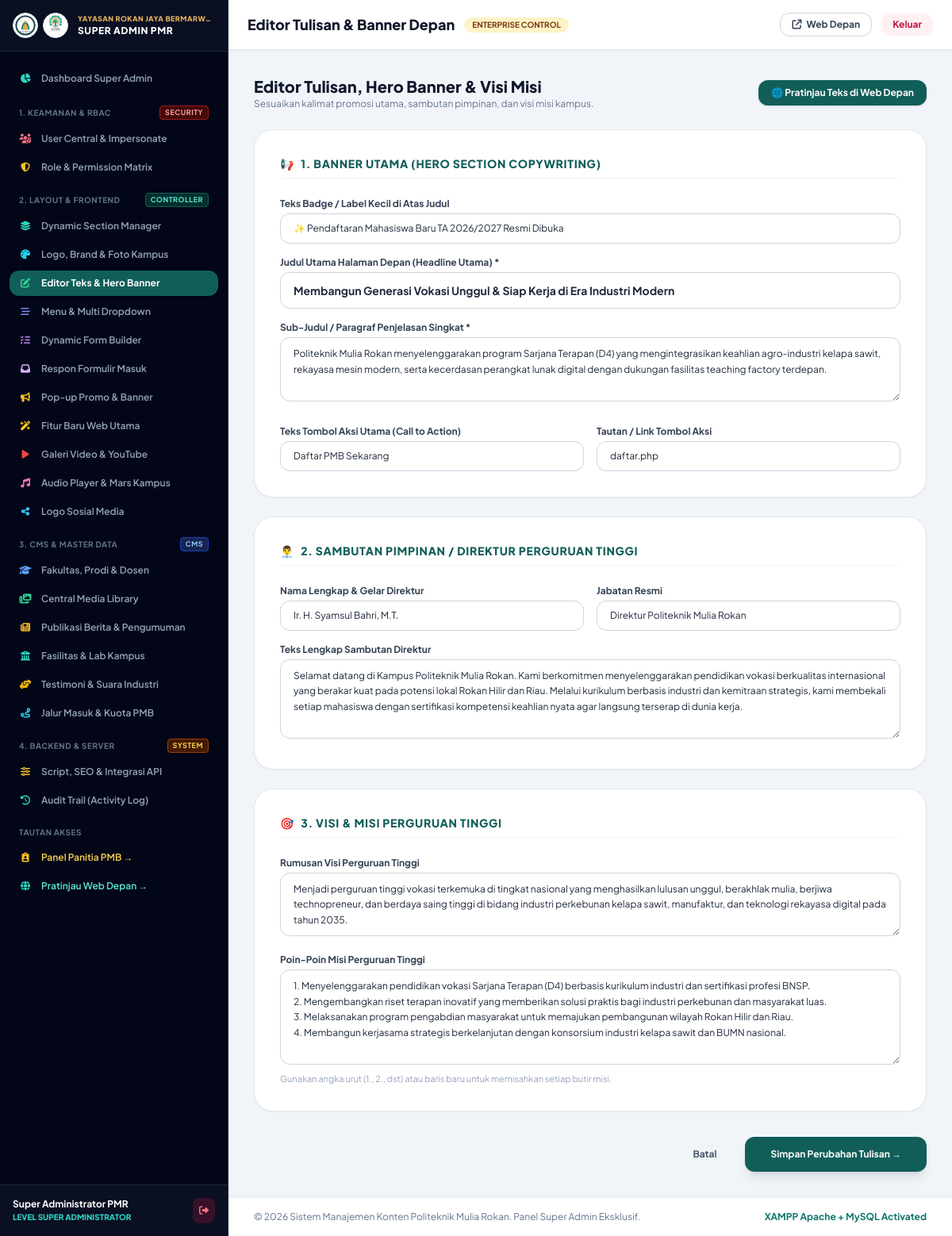
Screenshot of /super-admin/editor_tampilan.php (signed in) with the database file from the repository.
### tables this page shows
CREATE TABLE `site_settings` (
  `id` int(11) NOT NULL PRIMARY KEY DEFAULT 1,
  `nama_kampus` varchar(150) NOT NULL DEFAULT 'POLITEKNIK MULIA ROKAN',
  `sub_nama` varchar(255) NOT NULL DEFAULT 'Kampus Vokasi Industri Kelapa Sawit, Rekayasa Manufaktur & Teknologi Digital',
  `tagline` varchar(255) NOT NULL DEFAULT 'Penerimaan Mahasiswa Baru TA 2026/2027',
  `logo_url` varchar(255) NOT NULL DEFAULT 'assets/images/logo-resmi.jpg',
  `logo_yayasan_url` varchar(255) NOT NULL DEFAULT 'assets/images/logo-yayasan.svg',
  `color_primary` varchar(20) NOT NULL DEFAULT '#0f766e',
  `color_primary_dark` varchar(20) NOT NULL DEFAULT '#115e59',
  `color_accent` varchar(20) NOT NULL DEFAULT '#f59e0b',
  `color_accent_dark` varchar(20) NOT NULL DEFAULT '#d97706',
  `running_text` text DEFAULT NULL,
  `hero_badge` varchar(150) DEFAULT '✨ Penerimaan Mahasiswa Baru TA 2026/2027 Resmi Dibuka',
  `hero_title` varchar(255) DEFAULT 'Wujudkan Karir Gemilang Bersama Politeknik Mulia Rokan',
  `hero_subtitle` text DEFAULT NULL,
  `hero_cta_text` varchar(100) DEFAULT 'Daftar PMB Sekarang',
  `hero_cta_link` varchar(200) DEFAULT 'daftar.php',
  `sambutan_direktur_nama` varchar(150) DEFAULT 'Ir. H. Syamsul Bahri, M.T.',
  `sambutan_direktur_jabatan` varchar(150) DEFAULT 'Direktur Politeknik Mulia Rokan',
  `sambutan_direktur_teks` text DEFAULT NULL,
  `sambutan_direktur_foto` varchar(255) DEFAULT 'assets/images/direktur.jpg',
  `visi_teks` text DEFAULT NULL,
  `misi_teks` text DEFAULT NULL,
  `alamat` text DEFAULT NULL,
  `email` varchar(100) DEFAULT 'pmb@politeknikmuliarokan.ac.id',
  `telepon` varchar(50) DEFAULT '(0767) 21998',
  `whatsapp_helpdesk` varchar(50) DEFAULT '0812-3456-7890',
  `jam_operasional` varchar(150) DEFAULT 'Senin - Jumat: 08.00 - 16.00 WIB | Sabtu: 08.00 - 13.00 WIB',
  `google_maps_iframe` text DEFAULT NULL,
  `updated_at` timestamp NOT NULL DEFAULT CURRENT_TIMESTAMP ON UPDATE CURRENT_TIMESTAMP
);

### super-admin/editor_tampilan.php (the view, shortened to what the rows shown need)
<?php
$page_title = "Editor Tulisan & Banner Depan";
require_once __DIR__ . '/layout_top.php';
?>
<div class="max-w-5xl mx-auto space-y-6">
  <div class="flex flex-col sm:flex-row justify-between items-start sm:items-center gap-4">
    <div>
      <h2 class="text-xl font-black text-slate-900">Editor Tulisan, Hero Banner & Visi Misi</h2>
    </div>
  </div>
  <form action="editor_tampilan.php" method="POST" class="space-y-6">
    <div class="bg-white rounded-3xl border border-slate-200 shadow-sm p-6 sm:p-8 space-y-6">
      <div class="space-y-4">
        <div>
          <label class="block text-xs font-bold text-slate-700 mb-1">Teks Badge / Label Kecil di Atas Judul</label>
          <input type="text" name="hero_badge" value="<?= htmlspecialchars($site['hero_badge'] ?? ''); ?>" class="w-full px-4 py-2.5 text-xs border border-slate-300 rounded-xl focus:ring-2 focus:ring-teal-700">
        </div>
        <div>
          <label class="block text-xs font-bold text-slate-700 mb-1">Judul Utama Halaman Depan (Headline Utama) *</label>
          <input type="text" name="hero_title" value="<?= htmlspecialchars($site['hero_title'] ?? ''); ?>" required class="w-full px-4 py-3 text-sm font-bold border border-slate-300 rounded-xl focus:ring-2 focus:ring-teal-700">
        </div>
        <div>
          <label class="block text-xs font-bold text-slate-700 mb-1">Sub-Judul / Paragraf Penjelasan Singkat *</label>
          <textarea name="hero_subtitle" rows="3" required class="w-full px-4 py-2.5 text-xs leading-relaxed border border-slate-300 rounded-xl focus:ring-2 focus:ring-teal-700"><?= htmlspecialchars($site['hero_subtitle'] ?? ''); ?></textarea>
        </div>
        <div class="grid grid-cols-1 sm:grid-cols-2 gap-4 pt-2">
          <div>
            <label class="block text-xs font-bold text-slate-700 mb-1">Teks Tombol Aksi Utama (Call to Action)</label>
            <input type="text" name="hero_cta_text" value="<?= htmlspecialchars($site['hero_cta_text'] ?? 'Daftar PMB Sekarang'); ?>" class="w-full px-4 py-2.5 text-xs border border-slate-300 rounded-xl focus:ring-2 focus:ring-teal-700">
          </div>
          <div>
            <label class="block text-xs font-bold text-slate-700 mb-1">Tautan / Link Tombol Aksi</label>
            <input type="text" name="hero_cta_link" value="<?= htmlspecialchars($site['hero_cta_link'] ?? 'daftar.php'); ?>" class="w-full px-4 py-2.5 text-xs border border-slate-300 rounded-xl focus:ring-2 focus:ring-teal-700">
          </div>
        </div>
      </div>
    </div>
    <div class="bg-white rounded-3xl border border-slate-200 shadow-sm p-6 sm:p-8 space-y-6">
      <div class="grid grid-cols-1 sm:grid-cols-2 gap-4">
        <div>
          <label class="block text-xs font-bold text-slate-700 mb-1">Nama Lengkap & Gelar Direktur</label>
          <input type="text" name="sambutan_direktur_nama" value="<?= htmlspecialchars($site['sambutan_direktur_nama'] ?? ''); ?>" class="w-full px-4 py-2.5 text-xs border border-slate-300 rounded-xl focus:ring-2 focus:ring-teal-700">
        </div>
        <div>
          <label class="block text-xs font-bold text-slate-700 mb-1">Jabatan Resmi</label>
          <input type="text" name="sambutan_direktur_jabatan" value="<?= htmlspecialchars($site['sambutan_direktur_jabatan'] ?? ''); ?>" class="w-full px-4 py-2.5 text-xs border border-slate-300 rounded-xl focus:ring-2 focus:ring-teal-700">
        </div>
        <div class="sm:col-span-2">
          <label class="block text-xs font-bold text-slate-700 mb-1">Teks Lengkap Sambutan Direktur</label>
          <textarea name="sambutan_direktur_teks" rows="4" class="w-full px-4 py-2.5 text-xs leading-relaxed border border-slate-300 rounded-xl focus:ring-2 focus:ring-teal-700"><?= htmlspecialchars($site['sambutan_direktur_teks'] ?? ''); ?></textarea>
        </div>
      </div>
    </div>
    <div class="bg-white rounded-3xl border border-slate-200 shadow-sm p-6 sm:p-8 space-y-6">
      <div class="space-y-4">
        <div>
          <label class="block text-xs font-bold text-slate-700 mb-1">Rumusan Visi Perguruan Tinggi</label>
          <textarea name="visi_teks" rows="3" class="w-full px-4 py-2.5 text-xs leading-relaxed border border-slate-300 rounded-xl focus:ring-2 focus:ring-teal-700"><?= htmlspecialchars($site['visi_teks'] ?? ''); ?></textarea>
        </div>
        <div>
          <label class="block text-xs font-bold text-slate-700 mb-1">Poin-Poin Misi Perguruan Tinggi</label>
          <textarea name="misi_teks" rows="5" class="w-full px-4 py-2.5 text-xs leading-relaxed border border-slate-300 rounded-xl focus:ring-2 focus:ring-teal-700"><?= htmlspecialchars($site['misi_teks'] ?? ''); ?></textarea>
          <p class="text-[11px] text-slate-400 mt-1">Gunakan angka urut (1., 2., dst) atau baris baru untuk memisahkan setiap butir misi.</p>
        </div>
      </div>
    </div>
  </form>
</div>
<?php require_once __DIR__ . '/layout_bottom.php'; ?>

### super-admin/layout_top.php (shortened to what the rows shown need)
<?php
require_once __DIR__ . '/../config/database.php';
$site = getSiteSettings($pdo);
?>
<!DOCTYPE html>
<html lang="id">
<head>
  <script src="https://cdn.tailwindcss.com"></script>
  <link rel="stylesheet" href="../assets/css/style.css">
  <link rel="stylesheet" href="https://cdnjs.cloudflare.com/ajax/libs/font-awesome/6.5.1/css/all.min.css">
</head>
<body class="bg-slate-100 text-slate-800 flex min-h-screen">
  <aside class="w-72 bg-slate-950 text-slate-300 flex flex-col shrink-0 border-r border-slate-800 min-h-screen">
    <div class="p-4 border-b border-slate-800 flex items-center gap-3 bg-slate-900/60">
      <div class="flex items-center gap-1.5 shrink-0">
        <div class="w-8 h-8 rounded-full bg-white p-0.5 shadow-sm border border-slate-200 flex items-center justify-center overflow-hidden">
          <img src="../<?= htmlspecialchars($site['logo_yayasan_url'] ?? 'assets/images/logo-yayasan.png'); ?>" alt="Yayasan" class="w-full h-full object-contain" title="Yayasan Rokan Jaya Bermarwah">
        </div>
        <div class="w-8 h-8 rounded-full bg-white p-0.5 shadow-sm border border-slate-200 flex items-center justify-center overflow-hidden">
          <img src="../<?= htmlspecialchars($site['logo_url'] ?? 'assets/images/logo-politeknik.png'); ?>" alt="Politeknik" class="w-full h-full object-contain" title="Politeknik Mulia Rokan">
        </div>
      </div>
      <div class="overflow-hidden">
        <h2 class="text-xs font-black text-white uppercase tracking-wider truncate">SUPER ADMIN PMR</h2>
      </div>
    </div>
  </aside>
  <div class="flex-1 flex flex-col min-w-0 overflow-y-auto">
    <header class="bg-white border-b border-slate-200 px-6 py-4 flex items-center justify-between shadow-sm sticky top-0 z-30">
      <div class="flex items-center gap-3">
        <h1 class="text-lg font-black text-slate-900"><?= $page_title ?? 'Super Admin Dashboard'; ?></h1>
      </div>
    </header>
    <main class="p-6 sm:p-8 flex-1 space-y-6">

### rows the page displays
site_settings: logo_yayasan_url (picture), logo_url (picture), hero_badge "✨ Pendaftaran Mahasiswa Baru TA 2026/2027 Resmi Dibuka", hero_title "Membangun Generasi Vokasi Unggul & Siap Kerja di Era Industri Modern", hero_subtitle "Politeknik Mulia Rokan menyelenggarakan program Sarjana Terapan (D4) yang mengintegrasikan keahlian agro-industri kelapa sawit, rekayasa mesin modern, serta kecerdasan perangkat lunak digital dengan dukungan fasilitas teaching factory terdepan.", hero_cta_text "Daftar PMB Sekarang", hero_cta_link "daftar.php", sambutan_direktur_nama "Ir. H. Syamsul Bahri, M.T.", sambutan_direktur_jabatan "Direktur Politeknik Mulia Rokan", sambutan_direktur_teks "Selamat datang di Kampus Politeknik Mulia Rokan. Kami berkomitmen menyelenggarakan pendidikan vokasi berkualitas internasional yang berakar kuat pada potensi lokal Rokan Hilir dan Riau. Melalui kurikulum berbasis industri dan kemitraan strategis, kami membekali setiap mahasiswa dengan sertifikasi kompetensi keahlian nyata agar langsung terserap di dunia kerja.", visi_teks "Menjadi perguruan tinggi vokasi terkemuka di tingkat nasional yang menghasilkan lulusan unggul, berakhlak mulia, berjiwa technopreneur, dan berdaya saing tinggi di bidang industri perkebunan kelapa sawit, manufaktur, dan teknologi rekayasa digital pada tahun 2035.", misi_teks "1. Menyelenggarakan pendidikan vokasi Sarjana Terapan (D4) berbasis kurikulum industri dan sertifikasi profesi BNSP. 2. Mengembangkan riset terapan inovatif yang memberikan solusi praktis bagi industri perkebunan dan masyarakat luas. 3. Melaksanakan program pengabdian masyarakat untuk memajukan pembangunan wilayah Rokan Hilir dan Riau. 4. Membangun kerjasama strategis berkelanjutan dengan konsorsium industri kelapa sawit dan BUMN nasional."

### other values shown
$_SESSION['admin_nama'] "Super Administrator PMR"
$page_title "Editor Tulisan & Banner Depan"
